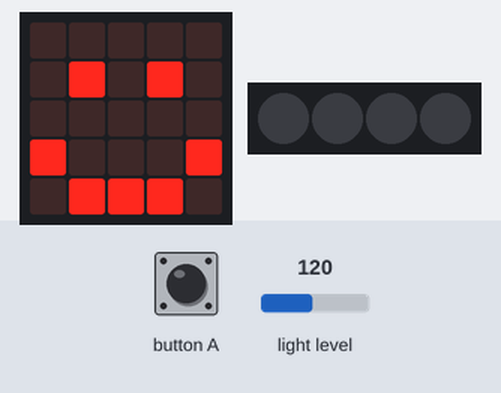
Recording of a program running on a simulated BBC micro:bit (MakeCode). On the bench: the board's 5×5 LED display, 4 RGB LEDs in strip order, left to right. Inputs (shaded band) come from the test bench; at power-on: light level 120. Dim RGB values are drawn brighter than linear; the 48×5 strip is a reading aid, not a part: it shows the text the display is scrolling, unrolled, one strip-width of it at a time.

Above: at 1.8 s.
1.9 s: button A pressed for 0.15 s
At 6.1 s:
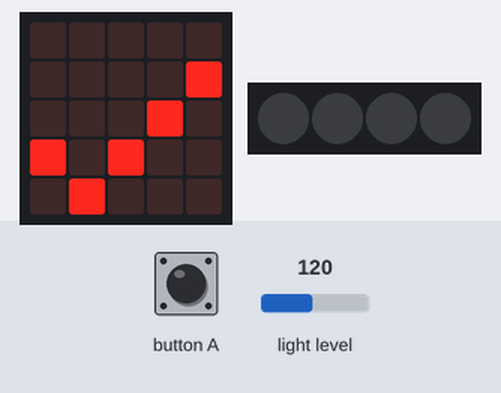
At 6.9 s:
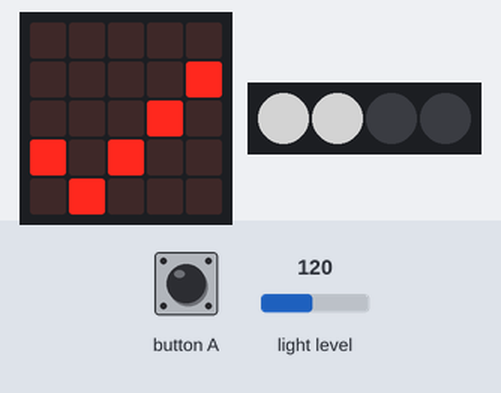
7.7 s: button A pressed for 0.15 s
10.8 s: light level set to 5
At 12.4 s:
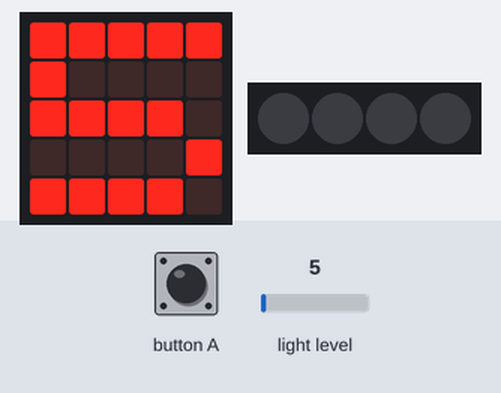
Timing chart, 0 to 13.9 s (numbered marks = the images above; inputs shaded):
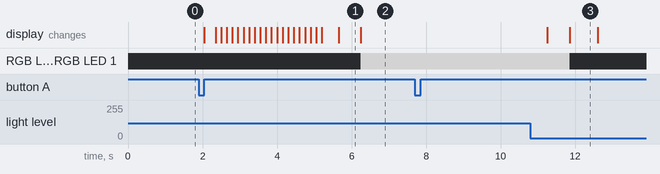

Measured:
- after the input at 1.9 s, RGB LED 0, RGB LED 1: off → RGB(127, 127, 127) after 4.4 s; the display: first changes after 0.15 s (image 1 shows a later state)
- after the input at 7.7 s, every drawn part: stays the same
- after the input at 10.8 s, the display: first differs from a run without the input after 1.1 s (image 3)
- what the display in image 1 shows lasts 0.6 s, from 5.7 s to 6.3 s
- what the display in image 3 shows lasts 0.7 s, from 11.9 s to 12.6 s

The program:

main.ts
```typescript
// (licence header left out)
// variables
let neopixelStrip: neopixel.Strip = null
let variableLight: number = 50

// setup
basic.clearScreen()
neopixelStrip = neopixel.create(DigitalPin.P16, 4, NeoPixelMode.RGB)
neopixelStrip.setPixelColor(0, neopixel.colors(NeoPixelColors.Black))
neopixelStrip.setPixelColor(1, neopixel.colors(NeoPixelColors.Black))
neopixelStrip.setPixelColor(2, neopixel.colors(NeoPixelColors.Black))
neopixelStrip.setPixelColor(3, neopixel.colors(NeoPixelColors.Black))
neopixelStrip.show()
basic.showIcon(IconNames.Happy)

// program
input.onButtonPressed(Button.A, function (){
  basic.clearScreen()
  variableLight = input.lightLevel()
  basic.showNumber(variableLight)

  // lower than 51
  if (variableLight <= 51) {
    neopixelStrip.setPixelColor(0, neopixel.colors(NeoPixelColors.Black))
    neopixelStrip.setPixelColor(1, neopixel.colors(NeoPixelColors.Black))
    neopixelStrip.setPixelColor(2, neopixel.colors(NeoPixelColors.Black))
    neopixelStrip.setPixelColor(3, neopixel.colors(NeoPixelColors.Black))
    basic.showIcon(IconNames.Yes)
    neopixelStrip.show()
  }

  // greater than 52 lower than 104
  if (variableLight >= 52 && variableLight <= 104) {
    neopixelStrip.setPixelColor(0, neopixel.colors(NeoPixelColors.White))
    neopixelStrip.setPixelColor(1, neopixel.colors(NeoPixelColors.Black))
    neopixelStrip.setPixelColor(2, neopixel.colors(NeoPixelColors.Black))
    neopixelStrip.setPixelColor(3, neopixel.colors(NeoPixelColors.Black))
    basic.showIcon(IconNames.Yes)
    neopixelStrip.show()
  }

  // greater than 104
  if (variableLight > 104 && variableLight <= 156) {
    neopixelStrip.setPixelColor(0, neopixel.colors(NeoPixelColors.White))
    neopixelStrip.setPixelColor(1, neopixel.colors(NeoPixelColors.White))
    neopixelStrip.setPixelColor(2, neopixel.colors(NeoPixelColors.Black))
    neopixelStrip.setPixelColor(3, neopixel.colors(NeoPixelColors.Black))
    basic.showIcon(IconNames.Yes)
    neopixelStrip.show()
  }

  // greater than 156
    if (variableLight > 156 && variableLight <= 208) {
     neopixelStrip.setPixelColor(0, neopixel.colors(NeoPixelColors.White))
     neopixelStrip.setPixelColor(1, neopixel.colors(NeoPixelColors.White))
     neopixelStrip.setPixelColor(2, neopixel.colors(NeoPixelColors.White))
     neopixelStrip.setPixelColor(3, neopixel.colors(NeoPixelColors.Black))
     basic.showIcon(IconNames.Yes)
     neopixelStrip.show()
  }

  // greater than 208
  if (variableLight > 208) {
    neopixelStrip.setPixelColor(0, neopixel.colors(NeoPixelColors.White))
    neopixelStrip.setPixelColor(1, neopixel.colors(NeoPixelColors.White))
    neopixelStrip.setPixelColor(2, neopixel.colors(NeoPixelColors.White))
    neopixelStrip.setPixelColor(3, neopixel.colors(NeoPixelColors.White))
    basic.showIcon(IconNames.Yes)
    neopixelStrip.show()
  }

  // reset
  pause(5000)
  basic.showIcon(IconNames.Happy)
  neopixelStrip.setPixelColor(0, neopixel.colors(NeoPixelColors.Black))
  neopixelStrip.setPixelColor(1, neopixel.colors(NeoPixelColors.Black))
  neopixelStrip.setPixelColor(2, neopixel.colors(NeoPixelColors.Black))
  neopixelStrip.setPixelColor(3, neopixel.colors(NeoPixelColors.Black))
  neopixelStrip.show()
})
```
